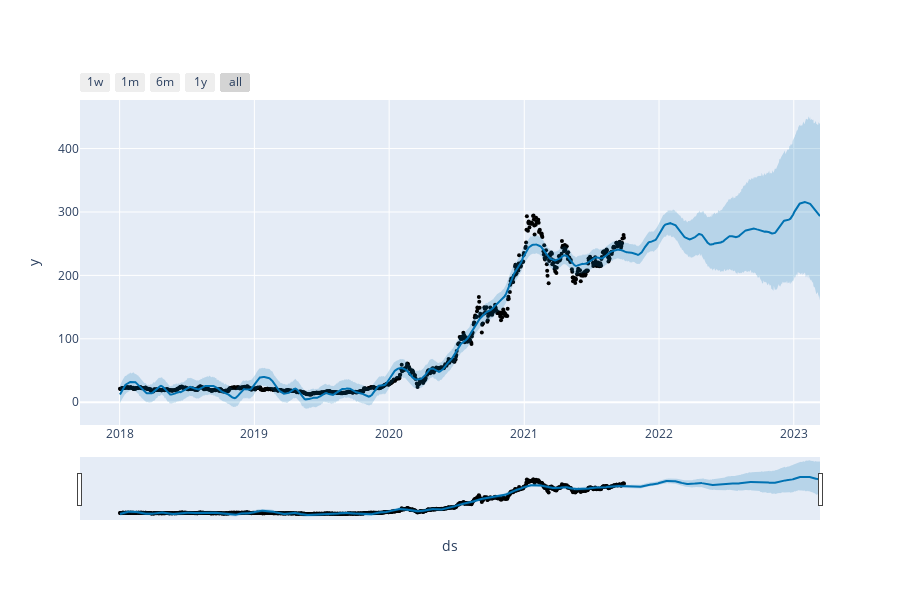

The notebook cell this image was saved under:
### Code cell
plot_plotly(m ,forecast)

### Figure 1 — Plotly figure (JSON) as saved in the notebook; plotly's stock layout.template omitted (floating-point values rounded to 4 significant figures; data arrays with more than 128 entries replaced by an {"elided": "..."} marker saying what was removed)
{"data": [{"marker": {"color": "black", "size": 4}, "mode": "markers", "name": "Actual", "type": "scatter", "x": {"elided": "942 str values"}, "y": {"elided": "942 float values"}}, {"hoverinfo": "skip", "line": {"width": 0}, "mode": "lines", "type": "scatter", "x": {"elided": "1307 str values"}, "y": {"elided": "1307 float values"}}, {"fill": "tonexty", "fillcolor": "rgba(0, 114, 178, 0.2)", "line": {"color": "#0072B2", "width": 2}, "mode": "lines", "name": "Predicted", "type": "scatter", "x": {"elided": "1307 str values"}, "y": {"elided": "1307 float values"}}, {"fill": "tonexty", "fillcolor": "rgba(0, 114, 178, 0.2)", "hoverinfo": "skip", "line": {"width": 0}, "mode": "lines", "type": "scatter", "x": {"elided": "1307 str values"}, "y": {"elided": "1307 float values"}}], "layout": {"height": 600, "showlegend": false, "width": 900, "xaxis": {"rangeselector": {"buttons": [{"count": 7, "label": "1w", "step": "day", "stepmode": "backward"}, {"count": 1, "label": "1m", "step": "month", "stepmode": "backward"}, {"count": 6, "label": "6m", "step": "month", "stepmode": "backward"}, {"count": 1, "label": "1y", "step": "year", "stepmode": "backward"}, {"step": "all"}]}, "rangeslider": {"visible": true}, "title": {"text": "ds"}, "type": "date"}, "yaxis": {"title": {"text": "y"}}}}
